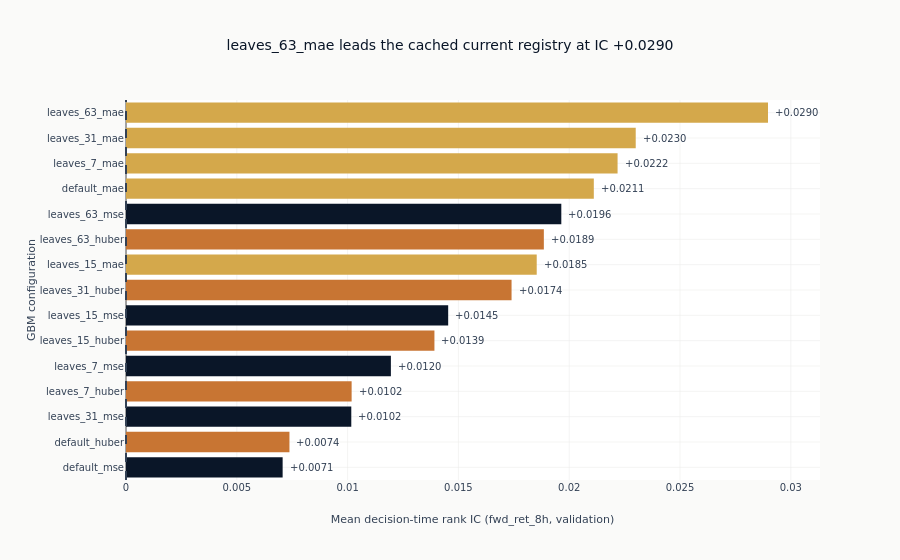

The cell this chart's notebook holds for it:
### Markdown cell above
### Content-matched results define the current non-linear benchmark

The chart ranks only predictions whose hash binds the corrected current feature
lineage and execution contract. A cached replay reads those physical
predictions without loading boosters, fitting models, or writing the registry.

### Code cell
_LOSS_COLORS = {
    "mse": style.COLORS["blue"],
    "mae": style.COLORS["amber"],
    "huber": style.COLORS["copper"],
}


def _loss_of(config_name: str) -> str:
    return next((loss for loss in _LOSS_COLORS if config_name.endswith(loss)), "mse")


if full_cov:
    ranked = sorted(full_cov, key=lambda row: row["best_ic"])
    names = [row["config_name"] for row in ranked]
    values = [row["best_ic"] for row in ranked]
    colors = [_LOSS_COLORS[_loss_of(name)] for name in names]
    figure = go.Figure(
        go.Bar(
            x=values,
            y=names,
            orientation="h",
            marker_color=colors,
            name="Cached current registry" if cached_mode else "Current training run",
        )
    )
    for name, value in zip(names, values, strict=True):
        figure.add_annotation(
            x=value if value >= 0 else 0.0,
            y=name,
            text=f"{value:+.4f}",
            showarrow=False,
            xanchor="left",
            xshift=5,
            font=dict(size=10, color=style.COLORS["neutral"]),
        )
    figure.add_vline(x=0.0, line=dict(color=style.COLORS["neutral"], dash="dash"))
    figure.update_layout(
        template="ml4t",
        title=f"{best['config_name']} leads the {mode.lower()} at IC {best['best_ic']:+.4f}",
        xaxis_title=f"Mean decision-time rank IC ({label_col}, validation)",
        yaxis_title="GBM configuration",
        height=560,
        margin=dict(l=125, r=80),
        legend=dict(orientation="h", yanchor="bottom", y=1.02, x=0),
    )
    figure.show()

### Figure 1 — Plotly figure (JSON) as saved in the notebook; plotly's stock layout.template omitted (floating-point values rounded to 4 significant figures)
{"data": [{"marker": {"color": ["#0a1628", "#C87533", "#0a1628", "#C87533", "#0a1628", "#C87533", "#0a1628", "#C87533", "#D4A84B", "#C87533", "#0a1628", "#D4A84B", "#D4A84B", "#D4A84B", "#D4A84B"]}, "name": "Cached current registry", "orientation": "h", "type": "bar", "x": [0.007068, 0.007376, 0.01017, 0.01018, 0.01195, 0.01392, 0.01454, 0.0174, 0.01853, 0.01885, 0.01964, 0.02111, 0.02218, 0.023, 0.02897], "y": ["default_mse", "default_huber", "leaves_31_mse", "leaves_7_huber", "leaves_7_mse", "leaves_15_huber", "leaves_15_mse", "leaves_31_huber", "leaves_15_mae", "leaves_63_huber", "leaves_63_mse", "default_mae", "leaves_7_mae", "leaves_31_mae", "leaves_63_mae"]}], "layout": {"annotations": [{"font": {"color": "#334155", "size": 10}, "showarrow": false, "text": "+0.0071", "x": 0.007068, "xanchor": "left", "xshift": 5, "y": "default_mse"}, {"font": {"color": "#334155", "size": 10}, "showarrow": false, "text": "+0.0074", "x": 0.007376, "xanchor": "left", "xshift": 5, "y": "default_huber"}, {"font": {"color": "#334155", "size": 10}, "showarrow": false, "text": "+0.0102", "x": 0.01017, "xanchor": "left", "xshift": 5, "y": "leaves_31_mse"}, {"font": {"color": "#334155", "size": 10}, "showarrow": false, "text": "+0.0102", "x": 0.01018, "xanchor": "left", "xshift": 5, "y": "leaves_7_huber"}, {"font": {"color": "#334155", "size": 10}, "showarrow": false, "text": "+0.0120", "x": 0.01195, "xanchor": "left", "xshift": 5, "y": "leaves_7_mse"}, {"font": {"color": "#334155", "size": 10}, "showarrow": false, "text": "+0.0139", "x": 0.01392, "xanchor": "left", "xshift": 5, "y": "leaves_15_huber"}, {"font": {"color": "#334155", "size": 10}, "showarrow": false, "text": "+0.0145", "x": 0.01454, "xanchor": "left", "xshift": 5, "y": "leaves_15_mse"}, {"font": {"color": "#334155", "size": 10}, "showarrow": false, "text": "+0.0174", "x": 0.0174, "xanchor": "left", "xshift": 5, "y": "leaves_31_huber"}, {"font": {"color": "#334155", "size": 10}, "showarrow": false, "text": "+0.0185", "x": 0.01853, "xanchor": "left", "xshift": 5, "y": "leaves_15_mae"}, {"font": {"color": "#334155", "size": 10}, "showarrow": false, "text": "+0.0189", "x": 0.01885, "xanchor": "left", "xshift": 5, "y": "leaves_63_huber"}, {"font": {"color": "#334155", "size": 10}, "showarrow": false, "text": "+0.0196", "x": 0.01964, "xanchor": "left", "xshift": 5, "y": "leaves_63_mse"}, {"font": {"color": "#334155", "size": 10}, "showarrow": false, "text": "+0.0211", "x": 0.02111, "xanchor": "left", "xshift": 5, "y": "default_mae"}, {"font": {"color": "#334155", "size": 10}, "showarrow": false, "text": "+0.0222", "x": 0.02218, "xanchor": "left", "xshift": 5, "y": "leaves_7_mae"}, {"font": {"color": "#334155", "size": 10}, "showarrow": false, "text": "+0.0230", "x": 0.023, "xanchor": "left", "xshift": 5, "y": "leaves_31_mae"}, {"font": {"color": "#334155", "size": 10}, "showarrow": false, "text": "+0.0290", "x": 0.02897, "xanchor": "left", "xshift": 5, "y": "leaves_63_mae"}], "height": 560, "legend": {"orientation": "h", "x": 0, "y": 1.02, "yanchor": "bottom"}, "margin": {"l": 125, "r": 80}, "shapes": [{"line": {"color": "#334155", "dash": "dash"}, "type": "line", "x0": 0.0, "x1": 0.0, "xref": "x", "y0": 0, "y1": 1, "yref": "y domain"}], "title": {"text": "leaves_63_mae leads the cached current registry at IC +0.0290"}, "xaxis": {"title": {"text": "Mean decision-time rank IC (fwd_ret_8h, validation)"}}, "yaxis": {"title": {"text": "GBM configuration"}}}}
